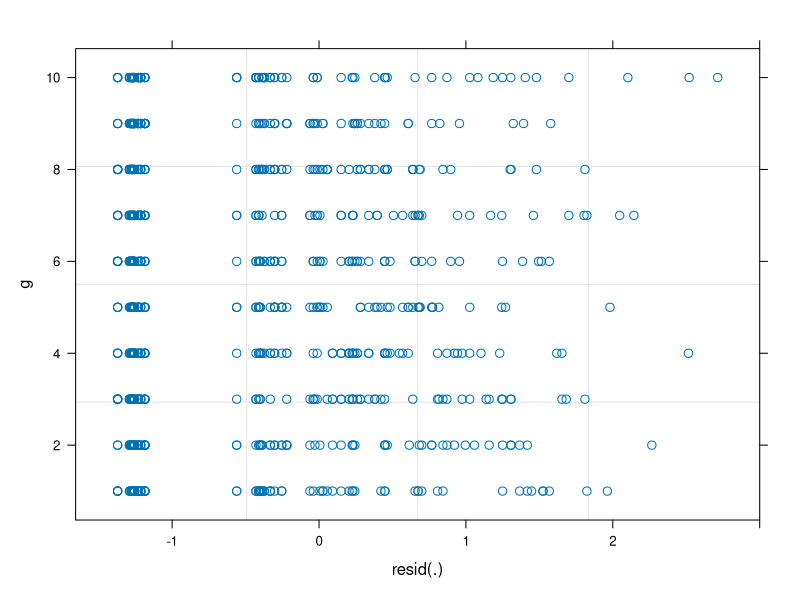

Reproduce this figure in R. (Note: this script raises an error after producing the figure.)
## From: Ben Bolker <notifications@github.com>
## Subject: [lme4] interaction between glmer.nb and effects package (#318)
## Date: Thu, 23 Jul 2015 07:28:14 -0700

## Let's see if we can hack this on our side by putting `th` somewhere in the environment: if not we may need to ask the `effects` maintainers for help.


set.seed(101)
dd <- expand.grid(f1=factor(1:3),f2=factor(1:3),g=1:10,rep=1:10)
dd$y <- rnbinom(nrow(dd), mu=2, size=0.5)
library(lme4)
m.nb <- glmer.nb(y ~ f1*f2 + (1|g), data=dd, verbose = 2) ## >> *TONS* of output
##                                         ^^^^^^^^^^^^ new
## MM: here (inside glmer.nb !), we need to replace 'th' by the number
##    1) that's done.
## ==> need to replace '..2'  by 'dd' ... which is a bit more work

## Issue #266 -- already has same problem:
plot(m.nb, g ~ resid(.))

## _AND_  issue #176 :
m2 <- update(m.nb)
## but the error here is more strange: 'verbose' ?????
## Error in lme4::glFormula(formula = y ~ f1 * f2 + (1 | g), data = ..2,  :
##   object 'verbose' not found
##
## specifying 'verbose' explitly helps
##
m2 <- update(m.nb, verbose=FALSE)
## Error: 'data' not found, and some variables missing from formula environment
## ... so it may just need to get the real 'data', indeed,
##     it works  if you specify 'data' yourself :
m2 <- update(m.nb, data=dd, verbose=FALSE)



library(effects)
library(MASS)
effect("f1*f2",m.nb)

## After the 'th' fix :
## Error in is.data.frame(data) :
##   ..2 used in an incorrect context, no ... to look in

traceback()
## 13: is.data.frame(data)
## 12: model.frame.default(formula = y ~ f1 * f2, data = ..2, drop.unused.levels = TRUE)
## 11: stats::model.frame(formula = y ~ f1 * f2, data = ..2, drop.unused.levels = TRUE)
## 10: eval(expr, envir, enclos)
## 9: eval(mf, parent.frame())
## 8: glm(formula = y ~ f1 * f2, family = negative.binomial(theta = 0.0244908267262883),
##        data = ..2)
##_______________^^^___________________
## 7: eval(expr, envir, enclos)
## 6: eval(cl)
## 5: mer.to.glm(mod, KR = KR)
## 4: effect(term, mer.to.glm(mod, KR = KR), vcov., ...)
## 3: effect.mer(term, mod, vcov. = vcov, KR = KR, ...)
## 2: effect.merMod("f1*f2", m.nb)
## 1: effect("f1*f2", m.nb)




## The above reveals a small glitch
## in the output of MASS::theta.ml(*, trace=TRUE):
require(MASS)
quine.nb <- glm.nb(Days ~ .^2, data = quine)
##
theta.ml(quine$Days, fitted(quine.nb), trace=TRUE)
##
## theta.ml: iter 0 'theta = 1.574510'  <-- Has extra quotes
## theta.ml: iter1 theta =1.60293       <-- space missing after 'iter'
## theta.ml: iter2 theta =1.60364
## theta.ml: iter3 theta =1.60364

theta.ml(quine$Days, fitted(quine.nb), trace=TRUE, eps = 1e-10)
## Here, the user might want to see slightly more digits
